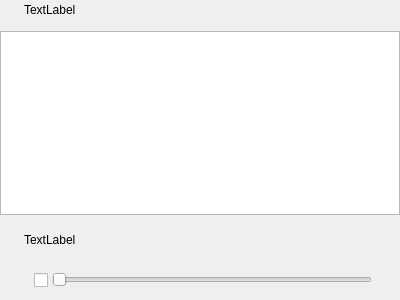
<?xml version="1.0" encoding="UTF-8"?>
<ui version="4.0">
 <class>MicSettingWidget</class>
 <widget class="QWidget" name="MicSettingWidget">
  <property name="geometry">
   <rect>
    <x>0</x>
    <y>0</y>
    <width>400</width>
    <height>300</height>
   </rect>
  </property>
  <property name="windowTitle">
   <string>Form</string>
  </property>
  <layout class="QVBoxLayout" name="verticalLayout">
   <property name="spacing">
    <number>0</number>
   </property>
   <property name="leftMargin">
    <number>0</number>
   </property>
   <property name="topMargin">
    <number>0</number>
   </property>
   <property name="rightMargin">
    <number>0</number>
   </property>
   <property name="bottomMargin">
    <number>0</number>
   </property>
   <item>
    <widget class="QWidget" name="mainWidget" native="true">
     <property name="minimumSize">
      <size>
       <width>0</width>
       <height>100</height>
      </size>
     </property>
     <layout class="QVBoxLayout" name="verticalLayout_2">
      <property name="spacing">
       <number>0</number>
      </property>
      <property name="leftMargin">
       <number>0</number>
      </property>
      <property name="topMargin">
       <number>0</number>
      </property>
      <property name="rightMargin">
       <number>0</number>
      </property>
      <property name="bottomMargin">
       <number>0</number>
      </property>
      <item>
       <layout class="QHBoxLayout" name="horizontalLayout">
        <property name="spacing">
         <number>0</number>
        </property>
        <item>
         <spacer name="horizontalSpacer">
          <property name="orientation">
           <enum>Qt::Horizontal</enum>
          </property>
          <property name="sizeType">
           <enum>QSizePolicy::Fixed</enum>
          </property>
          <property name="sizeHint" stdset="0">
           <size>
            <width>24</width>
            <height>20</height>
           </size>
          </property>
         </spacer>
        </item>
        <item>
         <widget class="QLabel" name="selectMic_label">
          <property name="text">
           <string>TextLabel</string>
          </property>
         </widget>
        </item>
        <item>
         <spacer name="horizontalSpacer_2">
          <property name="orientation">
           <enum>Qt::Horizontal</enum>
          </property>
          <property name="sizeHint" stdset="0">
           <size>
            <width>40</width>
            <height>20</height>
           </size>
          </property>
         </spacer>
        </item>
       </layout>
      </item>
      <item>
       <spacer name="verticalSpacer_2">
        <property name="orientation">
         <enum>Qt::Vertical</enum>
        </property>
        <property name="sizeType">
         <enum>QSizePolicy::Fixed</enum>
        </property>
        <property name="sizeHint" stdset="0">
         <size>
          <width>20</width>
          <height>11</height>
         </size>
        </property>
       </spacer>
      </item>
      <item>
       <widget class="QListWidget" name="mic_listWidget"/>
      </item>
      <item>
       <spacer name="verticalSpacer">
        <property name="orientation">
         <enum>Qt::Vertical</enum>
        </property>
        <property name="sizeType">
         <enum>QSizePolicy::Fixed</enum>
        </property>
        <property name="sizeHint" stdset="0">
         <size>
          <width>20</width>
          <height>15</height>
         </size>
        </property>
       </spacer>
      </item>
      <item>
       <layout class="QHBoxLayout" name="horizontalLayout_3">
        <property name="spacing">
         <number>0</number>
        </property>
        <item>
         <spacer name="horizontalSpacer_4">
          <property name="orientation">
           <enum>Qt::Horizontal</enum>
          </property>
          <property name="sizeType">
           <enum>QSizePolicy::Fixed</enum>
          </property>
          <property name="sizeHint" stdset="0">
           <size>
            <width>24</width>
            <height>20</height>
           </size>
          </property>
         </spacer>
        </item>
        <item>
         <widget class="QLabel" name="selectVolume_label">
          <property name="text">
           <string>TextLabel</string>
          </property>
         </widget>
        </item>
        <item>
         <spacer name="horizontalSpacer_3">
          <property name="orientation">
           <enum>Qt::Horizontal</enum>
          </property>
          <property name="sizeHint" stdset="0">
           <size>
            <width>40</width>
            <height>20</height>
           </size>
          </property>
         </spacer>
        </item>
       </layout>
      </item>
      <item>
       <spacer name="verticalSpacer_3">
        <property name="orientation">
         <enum>Qt::Vertical</enum>
        </property>
        <property name="sizeType">
         <enum>QSizePolicy::Fixed</enum>
        </property>
        <property name="sizeHint" stdset="0">
         <size>
          <width>20</width>
          <height>10</height>
         </size>
        </property>
       </spacer>
      </item>
      <item>
       <layout class="QHBoxLayout" name="horizontalLayout_2">
        <property name="spacing">
         <number>0</number>
        </property>
        <property name="leftMargin">
         <number>0</number>
        </property>
        <property name="rightMargin">
         <number>0</number>
        </property>
        <item>
         <spacer name="horizontalSpacer_8">
          <property name="orientation">
           <enum>Qt::Horizontal</enum>
          </property>
          <property name="sizeType">
           <enum>QSizePolicy::Fixed</enum>
          </property>
          <property name="sizeHint" stdset="0">
           <size>
            <width>16</width>
            <height>20</height>
           </size>
          </property>
         </spacer>
        </item>
        <item>
         <widget class="QWidget" name="slider_widget" native="true">
          <property name="minimumSize">
           <size>
            <width>0</width>
            <height>40</height>
           </size>
          </property>
          <property name="maximumSize">
           <size>
            <width>16777215</width>
            <height>16777215</height>
           </size>
          </property>
          <property name="style" stdset="0">
           <string>0</string>
          </property>
          <layout class="QHBoxLayout" name="horizontalLayout_4">
           <property name="spacing">
            <number>0</number>
           </property>
           <property name="leftMargin">
            <number>0</number>
           </property>
           <property name="topMargin">
            <number>0</number>
           </property>
           <property name="rightMargin">
            <number>0</number>
           </property>
           <property name="bottomMargin">
            <number>0</number>
           </property>
           <item>
            <spacer name="horizontalSpacer_5">
             <property name="orientation">
              <enum>Qt::Horizontal</enum>
             </property>
             <property name="sizeType">
              <enum>QSizePolicy::Fixed</enum>
             </property>
             <property name="sizeHint" stdset="0">
              <size>
               <width>8</width>
               <height>20</height>
              </size>
             </property>
            </spacer>
           </item>
           <item>
            <widget class="MuteCheckBox" name="mute_checkbox">
             <property name="minimumSize">
              <size>
               <width>24</width>
               <height>24</height>
              </size>
             </property>
             <property name="maximumSize">
              <size>
               <width>24</width>
               <height>24</height>
              </size>
             </property>
             <property name="layoutDirection">
              <enum>Qt::RightToLeft</enum>
             </property>
             <property name="text">
              <string/>
             </property>
             <property name="iconSize">
              <size>
               <width>24</width>
               <height>24</height>
              </size>
             </property>
            </widget>
           </item>
           <item>
            <spacer name="horizontalSpacer_7">
             <property name="orientation">
              <enum>Qt::Horizontal</enum>
             </property>
             <property name="sizeType">
              <enum>QSizePolicy::Fixed</enum>
             </property>
             <property name="sizeHint" stdset="0">
              <size>
               <width>4</width>
               <height>20</height>
              </size>
             </property>
            </spacer>
           </item>
           <item>
            <widget class="MicSlider" name="micVolume_slider">
             <property name="minimumSize">
              <size>
               <width>0</width>
               <height>40</height>
              </size>
             </property>
             <property name="maximumSize">
              <size>
               <width>16777215</width>
               <height>16777215</height>
              </size>
             </property>
             <property name="orientation">
              <enum>Qt::Horizontal</enum>
             </property>
            </widget>
           </item>
           <item>
            <spacer name="horizontalSpacer_6">
             <property name="orientation">
              <enum>Qt::Horizontal</enum>
             </property>
             <property name="sizeType">
              <enum>QSizePolicy::Fixed</enum>
             </property>
             <property name="sizeHint" stdset="0">
              <size>
               <width>12</width>
               <height>20</height>
              </size>
             </property>
            </spacer>
           </item>
          </layout>
         </widget>
        </item>
        <item>
         <spacer name="horizontalSpacer_9">
          <property name="orientation">
           <enum>Qt::Horizontal</enum>
          </property>
          <property name="sizeType">
           <enum>QSizePolicy::Fixed</enum>
          </property>
          <property name="sizeHint" stdset="0">
           <size>
            <width>16</width>
            <height>20</height>
           </size>
          </property>
         </spacer>
        </item>
       </layout>
      </item>
     </layout>
    </widget>
   </item>
  </layout>
 </widget>
 <customwidgets>
  <customwidget>
   <class>MicSlider</class>
   <extends>QSlider</extends>
   <header location="global">micslider.h</header>
  </customwidget>
  <customwidget>
   <class>MuteCheckBox</class>
   <extends>QCheckBox</extends>
   <header>MuteCheckBox.h</header>
  </customwidget>
 </customwidgets>
 <resources/>
 <connections/>
</ui>
